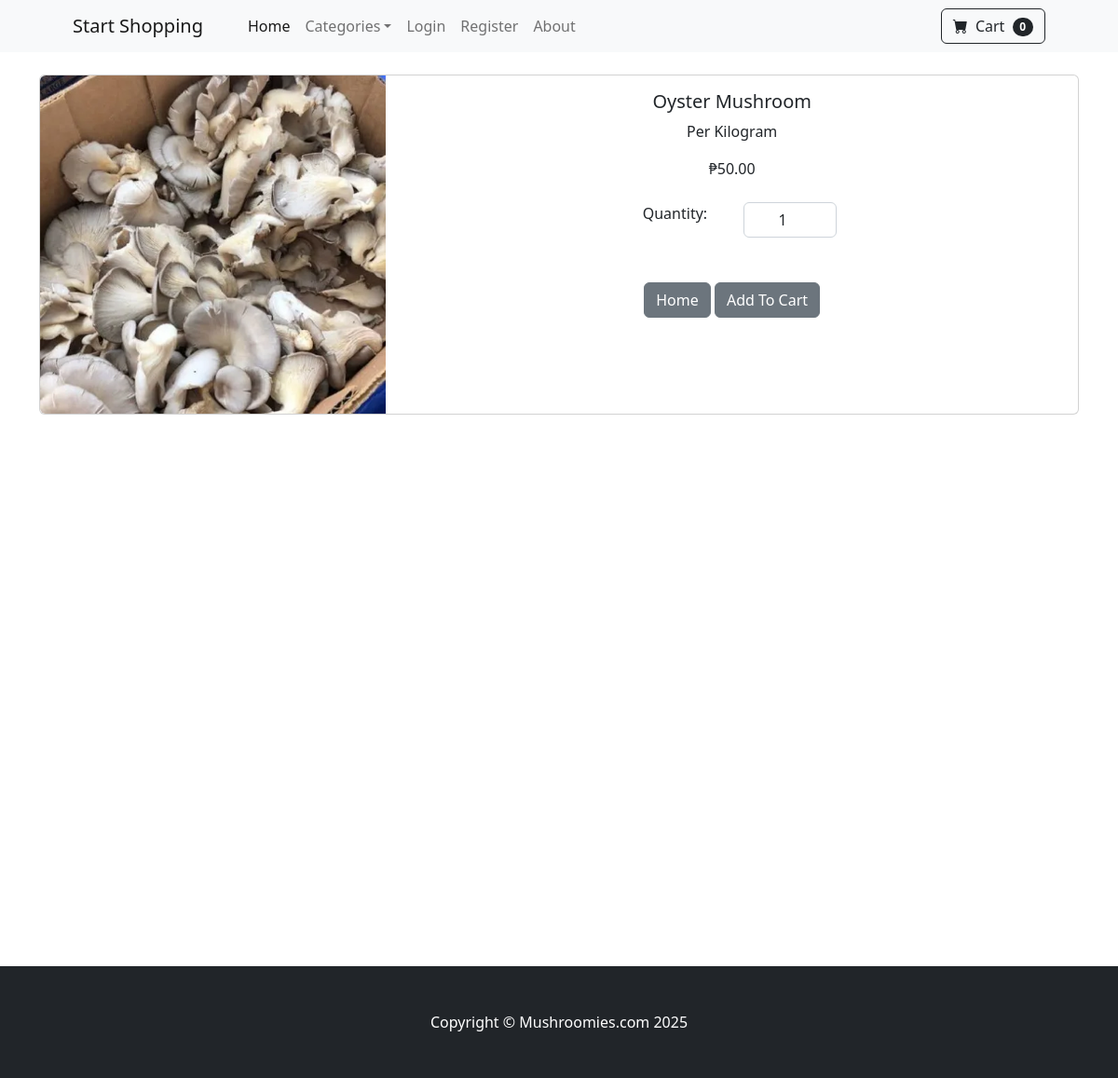
Page /product/1 on the committed database.
### store/models.py (models this page shows, shortened)
class Product(models.Model):
    name = models.CharField(max_length=100)
    price = models.DecimalField(default=0, decimal_places=2, max_digits=10)
    category = models.ForeignKey(Category, on_delete=models.CASCADE, default=1)
    description = models.CharField(max_length=250, default='', blank=True, null=True)
    image = models.ImageField(upload_to='uploads/product/')
    is_sale = models.BooleanField(default=False)
    sale_price = models.DecimalField(default=0, decimal_places=2, max_digits=10)

### store/views.py (the view)
# urls.py: path('product/<int:pk>',views.product, name='product'),
def product(request, pk):
    categ = Category.objects.all()
    product = Product.objects.get(id=pk)
    return render(request, 'product.html', {'product':product, 'categ':categ})

### cart/cart.py (called while the page is built)
    def __len__(self):
        return len(self.cart)

### cart/context_processors.py (called while the page is built)
def cart(request):
    return {'cart': Cart(request)}

### store/templates/product.html (shortened to what this page needs)
{%extends 'base.html' %}
{%block content%}
        <div class='container'>
        <br/>
            <div class="card mb-3" >
                <div class="row g-0">
                  <div class="col-md-4">
                    <img src="{{product.image.url}}" class="img-fluid rounded-start" alt="...">
                  </div>
                  <div class="col-md-8">
                    <div class="card-body">
                    <center>
                      <h5 class="card-title">{{product.name}}</h5>
                      <p class="card-text">{{product.description}}</p>
                      {%if product.is_sale%}
                        <div class = "badge bg-dark text-white position-absolute"
                        style = "top: 0.5rem; right: 0.5rem" >SALE</div>
                         <!--
                            <div class="d-flex justify-content-center small text-warning mb-2">
                            <div class = "bi-star-fill"></div>
                                &nbsp;&nbsp;Sale!&nbsp;&nbsp;
                                <div class="bi-star-fill"></div>
                            </div>
                            -->
                            <strike> ₱{{ product.price }} </strike>
                            &nbsp;
                             ₱{{ product.sale_price }}
                      {% else %}
                        ₱{{ product.price }}
                      {% endif %}
                            <br/><br/>
                            <div class="row justify-content-center">
                              <div class="col-md-2">Quantity:</div>
                              <div class="col-md-2">
                                <div class="input-group" style="width: 100px;">
                                  <input type="number" class="form-control text-center" id="qty-cart" value="1" min="1">
                                </div>
                              </div>
                            </div>
                            <br/><br/>
                      <a href="{%url 'home'%}" class="btn btn-secondary">Home</a>
                      <button type="button" value="{{ product.id }}" class="btn btn-secondary" id="add-cart">Add To Cart</button>
                    </center>
                    </div>
                  </div>
                </div>
            </div>
        </div>
    <br/><br/><br/><br/><br/><br/><br/><br/><br/><br/><br/><br/><br/><br/><br/><br/><br/><br/><br/><br/><br/><br/><br/><br/>
    {%endblock%}

### rows in the picture
Product: image (picture), name "Oyster Mushroom", description "Per Kilogram", price "50.00"

### other values in the picture
{{ cart|length }} "0"
